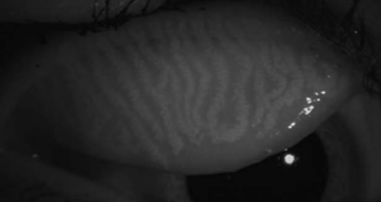
#> input picture dry_eye/test.png, 381 x 202 px
$ python Wallis_guassian.py
#> lines starting #> are read from the running program, lines starting #| are printed output that depends on the picture; after the words box and inside, x2 and y2 are one past the last pixel; in counts of white or black regions, pixels touching at a corner belong together
#> further down, img1 is the input picture: shape (202, 381); min 4, max 220, mean 38
import cv2
import numpy as np
import matplotlib.pyplot as plt
from scipy import ndimage
from scipy.signal import convolve2d


def wallis_filter(img1,b,c,mf,sf):
#> called with b = 0.7, c = 0.5, mf = 120, sf = 50
    img = np.zeros((33,63,6,6))
    f = np.zeros((33,63,6,6))
    mg = np.zeros((33,63))
    sg = np.zeros((33,63))
    img2 = np.zeros((198,378))
    for i in range(int(img1.shape[0]/6)):
        for j in range(int(img1.shape[1]/6)):
            img[i][j]=img1[6*i:6*(i+1),6*j:6*(j+1)]
            mg[i][j]=ndimage.mean(img[i][j])
            sg[i][j]=ndimage.variance(img[i][j])
            f[i][j]=(img[i][j]-mg[i][j])*(c*sf/(c*sg[i][j]+(1-c)*sf))+b*mf+(1-b)*mg[i][j]

            for m in range(6):
                for n in range(6):
                    img2[6*i+m][6*j+n]=f[i][j][m][n]
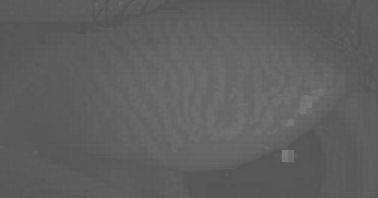
#> img2: shape (198, 378) float64; min 82.32, max 125, mean 95.4
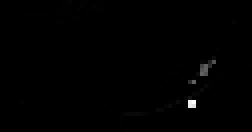
#> sg: shape (33, 63) float64 (shown 4 times larger); min 0, max 4797.1, mean 23.6; drawn with min black and max white
    return img2

img1 = cv2.imread("test.png",0)
img1 = cv2.resize(img1,(378,198))
img1=img1[:198,:378]
mf,sf=120,50
b,c=0.7,0.5

# [8 lines of commented-out code are left out]

img2 = wallis_filter(img1,b,c,mf,sf)

img3 = cv2.GaussianBlur(img2,(9,9),0)
# img3 = img2.astype(np.uint8)

img4 = 2*(img3-img1)
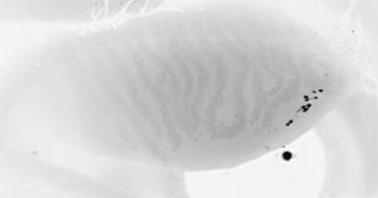
#> img4: shape (198, 378) float64; min -181.1, max 169.8, mean 115; drawn with min black and max white
img4 = cv2.GaussianBlur(img4,(11,11),0)
img4 = img4.astype(np.uint8)
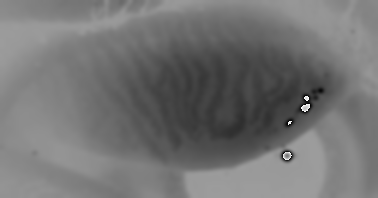
#> img4: shape (198, 378); min 0, max 255, mean 114.9

# plt.hist(img4.ravel(),256,[0,256]),plt.show()
res1 = cv2.adaptiveThreshold(img4,255,cv2.ADAPTIVE_THRESH_MEAN_C,cv2.THRESH_BINARY_INV,9,2)
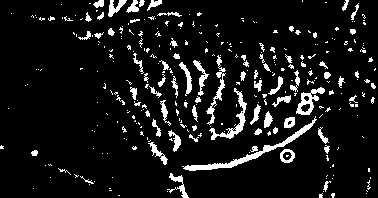
#> res1: shape (198, 378); 8.8% white; 305 white regions (231 under 20 px), largest, box (x1, y1, x2, y2) and area: (182, 116, 317, 171) 711, (209, 88, 247, 140) 381, (296, 87, 325, 115) 312
k1=np.ones((5,5),np.uint8)
res2 = cv2.dilate(res1,k1,1)
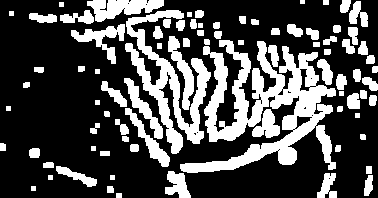
#> res2: shape (198, 378); 30.1% white; 84 white regions, largest, box (x1, y1, x2, y2) and area: (180, 40, 336, 173) 8188, (125, 10, 211, 154) 3655, (87, 0, 164, 22) 1006
# res2=255-res2

k2 = np.ones((2,2),np.uint8)
res3=cv2.erode(res2,k2,1)
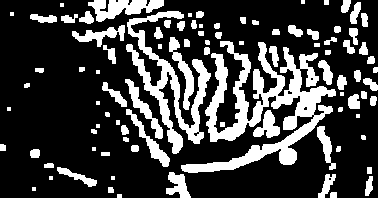
#> res3: shape (198, 378); 24.9% white; 93 white regions (15 under 20 px), largest, box (x1, y1, x2, y2) and area: (181, 41, 336, 173) 6623, (126, 11, 211, 154) 3074, (88, 0, 164, 22) 923
# res3 = 255-res3

plt.subplot(2,2,1),plt.imshow(img1,cmap="gray")
plt.subplot(2,2,2),plt.imshow(img2,cmap="gray")
plt.subplot(2,2,3),plt.imshow(res2,cmap="gray")
plt.subplot(2,2,4),plt.imshow(res3,cmap="gray")
plt.show()
